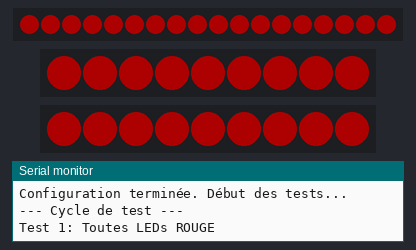
The sketch below on a simulated ESP32. Shown: 18 RGB LEDs in strip order, left to right, 2 × 9 RGB LEDs in strip order, left to right, the last lines printed to the serial monitor. Dim RGB values are drawn brighter than linear.

Above: at 0.1 s.
At 4.1 s:
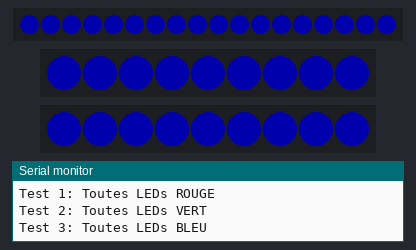
At 6.1 s:
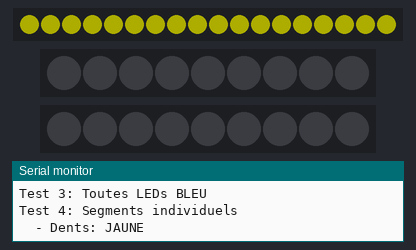
At 7.6 s:
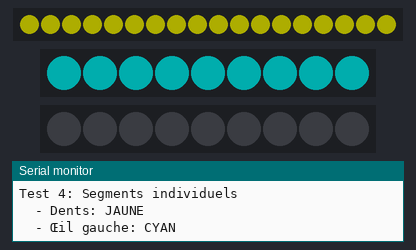
At 21.2 s:
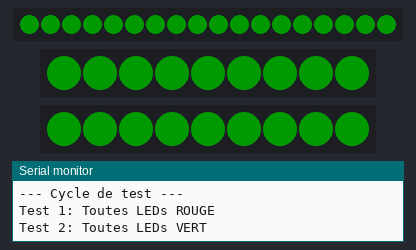
At 28.3 s:
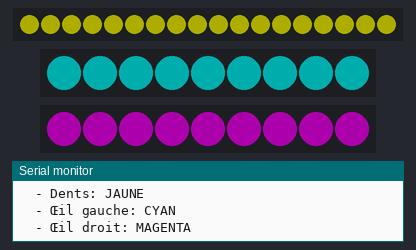

Measured:
- what the display in image 1 shows lasts 2.0 s, from 4.0 s to 6.0 s
- what the display in image 2 shows lasts 1.5 s, from 6.0 s to 7.5 s

The sketch:

esp32_led_test.ino
```cpp
/*
 * Test des LEDs WS2812E pour Assistant Vocal Bender
 * ESP32 - Test de validation du câblage
 *
 * Câblage:
 * - GPIO16 (D16) -> Dents (18 LEDs)
 * - GPIO17 (D17) -> Œil gauche (9 LEDs)
 * - GPIO21 (D21) -> Œil droit (9 LEDs)
 *
 * Résistances 330Ω sur chaque ligne de données
 * Alimentation 5V commune pour toutes les LEDs
 */

#include <FastLED.h>

// Configuration des LEDs
#define NUM_LEDS_TEETH 18
#define NUM_LEDS_EYE_LEFT 9
#define NUM_LEDS_EYE_RIGHT 9

#define PIN_TEETH 16
#define PIN_EYE_LEFT 17
#define PIN_EYE_RIGHT 21

// Tableaux de LEDs
CRGB leds_teeth[NUM_LEDS_TEETH];
CRGB leds_eye_left[NUM_LEDS_EYE_LEFT];
CRGB leds_eye_right[NUM_LEDS_EYE_RIGHT];

void setup() {
  Serial.begin(115200);
  Serial.println("=== Test LEDs Bender ESP32 ===");
  Serial.println("Initialisation des strips WS2812E...");

  // Initialisation FastLED
  FastLED.addLeds<WS2812, PIN_TEETH, GRB>(leds_teeth, NUM_LEDS_TEETH);
  FastLED.addLeds<WS2812, PIN_EYE_LEFT, GRB>(leds_eye_left, NUM_LEDS_EYE_LEFT);
  FastLED.addLeds<WS2812, PIN_EYE_RIGHT, GRB>(leds_eye_right, NUM_LEDS_EYE_RIGHT);

  // Luminosité réduite pour les tests
  FastLED.setBrightness(50);

  Serial.println("Configuration terminée. Début des tests...");
}

void loop() {
  Serial.println("\n--- Cycle de test ---");

  // Test 1: Toutes les LEDs en rouge
  Serial.println("Test 1: Toutes LEDs ROUGE");
  fill_all_leds(CRGB::Red);
  FastLED.show();
  delay(2000);

  // Test 2: Toutes les LEDs en vert
  Serial.println("Test 2: Toutes LEDs VERT");
  fill_all_leds(CRGB::Green);
  FastLED.show();
  delay(2000);

  // Test 3: Toutes les LEDs en bleu
  Serial.println("Test 3: Toutes LEDs BLEU");
  fill_all_leds(CRGB::Blue);
  FastLED.show();
  delay(2000);

  // Test 4: Test individuel par segment
  Serial.println("Test 4: Segments individuels");
  clear_all_leds();

  // Dents en jaune
  Serial.println("  - Dents: JAUNE");
  fill_segment(leds_teeth, NUM_LEDS_TEETH, CRGB::Yellow);
  FastLED.show();
  delay(1500);

  // Œil gauche en cyan
  Serial.println("  - Œil gauche: CYAN");
  fill_segment(leds_eye_left, NUM_LEDS_EYE_LEFT, CRGB::Cyan);
  FastLED.show();
  delay(1500);

  // Œil droit en magenta
  Serial.println("  - Œil droit: MAGENTA");
  fill_segment(leds_eye_right, NUM_LEDS_EYE_RIGHT, CRGB::Magenta);
  FastLED.show();
  delay(1500);

  // Test 5: Animation arc-en-ciel
  Serial.println("Test 5: Animation arc-en-ciel");
  rainbow_animation();

  // Test 6: Clignotement blanc
  Serial.println("Test 6: Clignotement blanc");
  for(int i = 0; i < 5; i++) {
    fill_all_leds(CRGB::White);
    FastLED.show();
    delay(300);
    clear_all_leds();
    FastLED.show();
    delay(300);
  }

  // Pause avant le prochain cycle
  Serial.println("Fin du cycle. Pause 3 secondes...");
  clear_all_leds();
  FastLED.show();
  delay(3000);
}

// Fonctions utilitaires
void fill_all_leds(CRGB color) {
  fill_segment(leds_teeth, NUM_LEDS_TEETH, color);
  fill_segment(leds_eye_left, NUM_LEDS_EYE_LEFT, color);
  fill_segment(leds_eye_right, NUM_LEDS_EYE_RIGHT, color);
}

void clear_all_leds() {
  fill_all_leds(CRGB::Black);
}

void fill_segment(CRGB* leds, int num_leds, CRGB color) {
  for(int i = 0; i < num_leds; i++) {
    leds[i] = color;
  }
}

void rainbow_animation() {
  for(int hue = 0; hue < 256; hue += 5) {
    // Dents
    for(int i = 0; i < NUM_LEDS_TEETH; i++) {
      leds_teeth[i] = CHSV(hue + (i * 10), 255, 255);
    }
    // Yeux
    for(int i = 0; i < NUM_LEDS_EYE_LEFT; i++) {
      leds_eye_left[i] = CHSV(hue + (i * 20), 255, 255);
      leds_eye_right[i] = CHSV(hue + (i * 20), 255, 255);
    }
    FastLED.show();
    delay(50);
  }
}

/*
 * Instructions de test:
 *
 * 1. Compiler et uploader ce code sur l'ESP32
 * 2. Ouvrir le moniteur série (115200 baud)
 * 3. Observer les séquences de test:
 *    - Rouge/Vert/Bleu sur toutes les LEDs
 *    - Test individuel par segment (dents, œil gauche, œil droit)
 *    - Animation arc-en-ciel
 *    - Clignotement blanc
 *
 * Validation attendue:
 * - Toutes les LEDs s'allument selon les couleurs programmées
 * - Chaque segment (dents, yeux) fonctionne indépendamment
 * - Pas de scintillement ou comportement erratique
 * - Messages de debug dans le moniteur série
 *
 * En cas de problème:
 * - Vérifier l'alimentation 5V (suffisante pour ~36 LEDs)
 * - Contrôler les résistances 330Ω sur les lignes de données
 * - Vérifier les connexions GPIO 16, 17, 21
 * - Tester avec une seule LED par segment d'abord
 */
```
